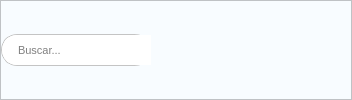
                   <widget class="QFrame" name="cabecario_01">
                    <property name="minimumSize">
                     <size>
                      <width>0</width>
                      <height>50</height>
                     </size>
                    </property>
                    <property name="styleSheet">
                     <string notr="true">background-color: rgb(248, 252, 255);</string>
                    </property>
                    <property name="frameShape">
                     <enum>QFrame::StyledPanel</enum>
                    </property>
                    <property name="frameShadow">
                     <enum>QFrame::Raised</enum>
                    </property>
                    <property name="lineWidth">
                     <number>1</number>
                    </property>
                    <layout class="QVBoxLayout" name="verticalLayout_16">
                     <property name="spacing">
                      <number>0</number>
                     </property>
                     <property name="leftMargin">
                      <number>0</number>
                     </property>
                     <property name="topMargin">
                      <number>0</number>
                     </property>
                     <property name="rightMargin">
                      <number>200</number>
                     </property>
                     <property name="bottomMargin">
                      <number>0</number>
                     </property>
                     <item>
                      <widget class="QFrame" name="search_box_3">
                       <property name="minimumSize">
                        <size>
                         <width>150</width>
                         <height>32</height>
                        </size>
                       </property>
                       <property name="maximumSize">
                        <size>
                         <width>200</width>
                         <height>32</height>
                        </size>
                       </property>
                       <property name="font">
                        <font>
                         <pointsize>8</pointsize>
                        </font>
                       </property>
                       <property name="autoFillBackground">
                        <bool>false</bool>
                       </property>
                       <property name="styleSheet">
                        <string notr="true">QFrame{background-color: #fff; border: 1px solid #c4c4c4; border-radius: 16px}
QLineEdit{border-radius: 15px}</string>
                       </property>
                       <property name="frameShape">
                        <enum>QFrame::StyledPanel</enum>
                       </property>
                       <property name="frameShadow">
                        <enum>QFrame::Raised</enum>
                       </property>
                       <widget class="QLineEdit" name="lineEdit_busca_chaves">
                        <property name="geometry">
                         <rect>
                          <x>1</x>
                          <y>1</y>
                          <width>165</width>
                          <height>30</height>
                         </rect>
                        </property>
                        <property name="font">
                         <font>
                          <pointsize>8</pointsize>
                         </font>
                        </property>
                        <property name="layoutDirection">
                         <enum>Qt::LeftToRight</enum>
                        </property>
                        <property name="styleSheet">
                         <string notr="true">QLineEdit
{
    background-color: #fff;
	border-top-right-radius:0px;
	border-bottom-right-radius:0px;
	border-right:1px solid #c4c4c4;
	padding-left: 14px
}</string>
                        </property>
                        <property name="text">
                         <string/>
                        </property>
                        <property name="placeholderText">
                         <string>Buscar...</string>
                        </property>
                       </widget>
                       <widget class="QToolButton" name="btn_busca_chaves">
                        <property name="geometry">
                         <rect>
                          <x>170</x>
                          <y>5</y>
                          <width>22</width>
                          <height>22</height>
                         </rect>
                        </property>
                        <property name="cursor">
                         <cursorShape>PointingHandCursor</cursorShape>
                        </property>
                        <property name="styleSheet">
                         <string notr="true">QToolButton{background-color:#fff; border:hidden}</string>
                        </property>
                        <property name="text">
                         <string/>
                        </property>
                        <property name="icon">
                         <iconset>
                          <normaloff>icons/search_black_18dp.svg</normaloff>icons/search_black_18dp.svg</iconset>
                        </property>
                        <property name="iconSize">
                         <size>
                          <width>18</width>
                          <height>18</height>
                         </size>
                        </property>
                        <property name="toolButtonStyle">
                         <enum>Qt::ToolButtonIconOnly</enum>
                        </property>
                        <property name="autoRaise">
                         <bool>false</bool>
                        </property>
                       </widget>
                      </widget>
                     </item>
                    </layout>
                   </widget>
